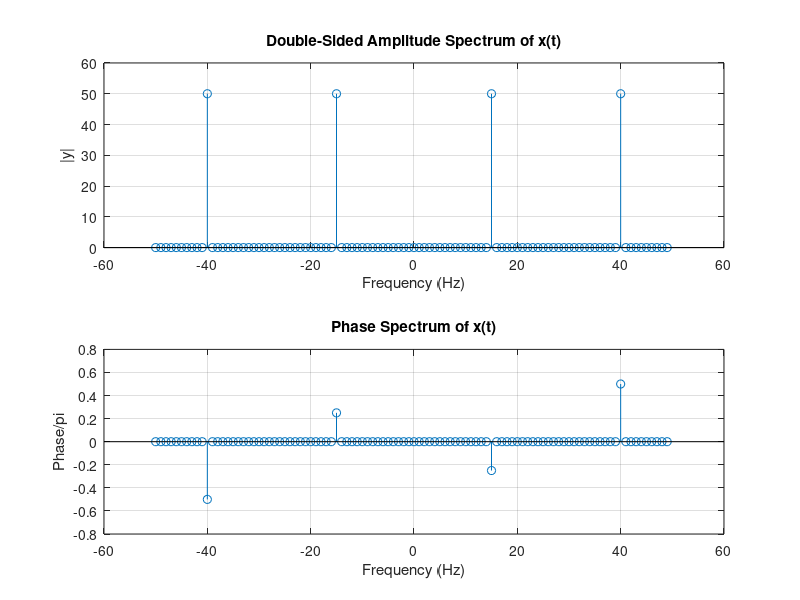

Write MATLAB code to recreate this figure.
Fs = 100; 
t = 0:1/Fs:1-1/Fs; 
x = cos(2*pi*15*t - pi/4) + cos(2*pi*40*t + pi/2);
y = fft(x); 
z = fftshift(y); 
ly = length(y); 
f = (-ly/2:ly/2-1)/ly*Fs; 
subplot(2,1,1)
stem(f,abs(z)) 
title("Double-Sided Amplitude Spectrum of x(t)") 
xlabel("Frequency (Hz)") 
ylabel("|y|") 
grid on
subplot(2,1,2)
tol = 1e-6; z(abs(z) < tol) = 0; 
theta = angle(z); 
stem(f,theta/pi) 
title("Phase Spectrum of x(t)") 
xlabel("Frequency (Hz)") 
ylabel("Phase/\pi") 
grid on